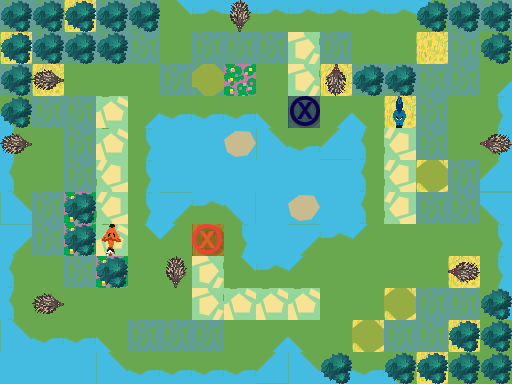

A 2D game scene composited from a Tiled map and its tileset images. What follows is a short description and the map's XML, with every tile layer's data as written:
An orthogonal 16x12 tile map with 32x32 px tiles, 3 tile layers (Ground, Obstacles, Objects), 1 hidden layer not drawn.

<map version="1.0" orientation="orthogonal" renderorder="right-down" width="16" height="12" tilewidth="32" tileheight="32" nextobjectid="1">
 <tileset firstgid="1" name="TilesetPlaceholder" tilewidth="32" tileheight="32" tilecount="240" columns="10">
  <image source="../../../../Tileset.png" width="320" height="768" />
 </tileset>
 <layer name="Ground" width="16" height="12">
  <data encoding="csv">
7,7,2,7,7,1610612767,1610612747,1610612747,1610612747,1610612747,1610612747,1610612747,1610612747,3221225503,7,7,
2,7,7,7,7,1,7,7,7,3221225480,7,1,1,2,7,1,
7,2,1,1,1,7,7,3,1,3221225480,2,7,7,7,7,31,
2684354591,7,7,2684354568,31,2684354571,2684354571,2684354571,2684354591,2,31,2684354591,2,7,1,11,
3221225483,1,7,2684354568,11,5,5,6,2684354581,2684354571,21,3221225483,8,7,1,11,
3221225483,1,7,8,11,5,5,5,5,5,5,3221225483,8,2,7,21,
2684354581,7,3,8,11,3221225493,1610612747,1610612757,5,6,5,3221225483,8,7,7,1073741845,
3221225493,7,3,2684354568,1610612767,3221225503,2,11,5,3221225493,1610612747,3221225503,1,1,1,11,
3221225483,1,7,3,1,1,3221225480,1610612767,1610612747,3221225503,1,1,1,1,2,11,
3221225483,1,1,1,1,1,3221225480,2684354568,2684354568,2684354568,1,1,2,7,7,11,
2684354581,2684354571,2684354571,2684354591,7,7,7,1,31,2684354591,1,2,7,7,2,1,
5,5,5,2684354581,2684354571,2684354571,2684354571,2684354571,21,2684354581,2684354571,2684354571,2684354591,2,1,1
</data>
 </layer>
 <layer name="Obstacles" width="16" height="12">
  <data encoding="csv">
42,42,42,42,42,0,0,0,0,0,0,0,0,42,42,42,
42,42,42,42,0,0,0,0,0,0,0,0,0,0,0,42,
42,0,0,0,0,0,44,0,0,0,0,42,42,0,0,0,
42,0,0,0,0,0,0,0,0,0,0,0,0,0,0,0,
0,0,0,0,0,0,0,0,0,0,0,0,0,0,0,0,
0,0,0,0,0,0,0,0,0,0,0,0,0,44,0,0,
0,0,42,0,0,0,0,0,0,0,0,0,0,0,0,0,
0,0,42,0,0,0,0,0,0,0,0,0,0,0,0,0,
0,0,0,42,0,0,0,0,0,0,0,0,0,0,0,0,
0,0,0,0,0,0,0,0,0,0,0,0,44,0,0,42,
0,0,0,0,0,0,0,0,0,0,0,44,0,0,42,42,
0,0,0,0,0,0,0,0,0,0,42,0,42,42,42,42
</data>
 </layer>
 <layer name="Objects" width="16" height="12">
  <data encoding="csv">
0,0,0,0,0,0,0,3221225613,0,0,0,0,0,0,0,0,
0,0,0,0,0,0,0,0,0,0,0,0,0,0,0,0,
0,2684354701,0,0,0,0,0,0,0,0,141,0,0,0,0,0,
0,0,0,0,0,0,0,0,0,182,0,0,3221225664,0,0,0,
2684354701,0,0,0,0,0,0,0,0,0,0,0,0,0,0,1610612877,
0,0,0,0,0,0,0,0,0,0,0,0,0,0,0,0,
0,0,0,0,0,0,0,0,0,0,0,0,0,0,0,0,
0,0,0,191,0,0,181,0,0,0,0,0,0,0,0,0,
0,0,0,0,0,3221225613,0,0,0,0,0,0,0,0,1610612877,0,
0,2684354701,0,0,0,0,0,0,0,0,0,0,0,0,0,0,
0,0,0,0,0,0,0,0,0,0,0,0,0,0,0,0,
0,0,0,0,0,0,0,0,0,0,0,0,0,0,0,0
</data>
 </layer>
 <layer name="Solution" width="16" height="12" visible="0">
  <data encoding="csv">
0,0,0,0,0,0,0,0,0,0,0,0,0,0,0,0,
0,0,0,0,0,222,222,222,222,222,222,222,222,222,222,0,
0,0,0,222,222,222,0,0,0,0,0,0,0,0,0,0,
0,0,0,222,0,0,0,0,0,0,0,0,0,0,0,0,
0,0,0,222,0,0,0,0,0,0,0,0,232,0,0,0,
0,0,0,222,0,0,0,0,0,0,0,0,232,0,0,0,
0,0,0,222,0,0,0,0,0,0,0,0,232,0,0,0,
0,0,0,0,0,0,0,0,0,0,0,0,232,0,0,0,
0,0,0,0,0,0,0,0,0,0,232,232,232,0,0,0,
0,232,232,232,232,232,232,232,232,232,232,0,0,0,0,0,
0,0,0,0,0,0,0,0,0,0,0,0,0,0,0,0,
0,0,0,0,0,0,0,0,0,0,0,0,0,0,0,0
</data>
 </layer>
</map>
